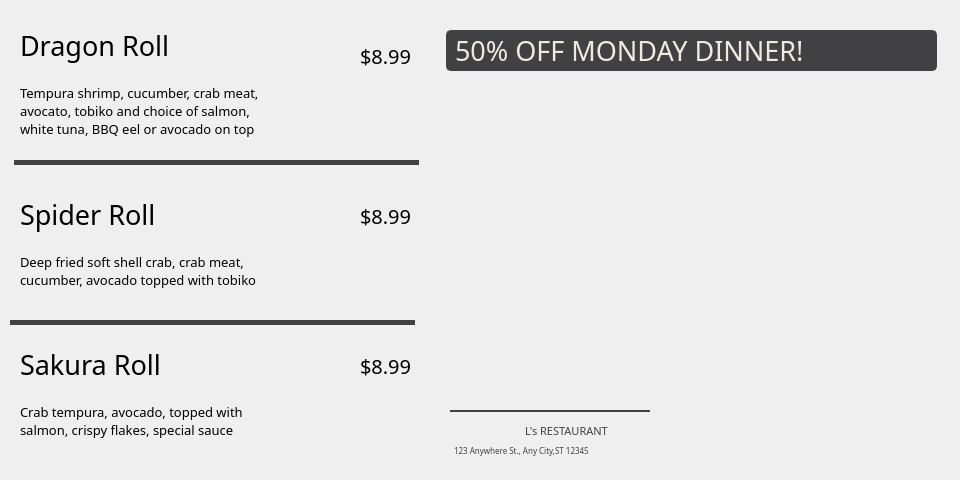
     <widget class="QWidget" name="More">
      <widget class="QFrame" name="frame_58">
       <property name="geometry">
        <rect>
         <x>0</x>
         <y>0</y>
         <width>951</width>
         <height>471</height>
        </rect>
       </property>
       <property name="styleSheet">
        <string notr="true">border-radius: 5px;</string>
       </property>
       <property name="frameShape">
        <enum>QFrame::StyledPanel</enum>
       </property>
       <property name="frameShadow">
        <enum>QFrame::Raised</enum>
       </property>
       <widget class="QFrame" name="frame_105">
        <property name="geometry">
         <rect>
          <x>10</x>
          <y>20</y>
          <width>411</width>
          <height>131</height>
         </rect>
        </property>
        <property name="styleSheet">
         <string notr="true">QPushButton{
background-color: transparent;
border-radius: 5px;

}
QPushButton:hover {
border: 3px solid rgb(59, 112, 112);
border-radius: 5px;
}
QPushButton:pressed {	
background-color: transparent;
border-radius: 5px;
border: 3px solid rgb(59, 112, 112);
}</string>
        </property>
        <property name="frameShape">
         <enum>QFrame::StyledPanel</enum>
        </property>
        <property name="frameShadow">
         <enum>QFrame::Raised</enum>
        </property>
        <widget class="QLabel" name="label_183">
         <property name="geometry">
          <rect>
           <x>350</x>
           <y>10</y>
           <width>51</width>
           <height>51</height>
          </rect>
         </property>
         <property name="font">
          <font>
           <family>Rockwell Nova Cond Light</family>
           <pointsize>15</pointsize>
          </font>
         </property>
         <property name="text">
          <string>$8.99</string>
         </property>
        </widget>
        <widget class="QLabel" name="label_184">
         <property name="geometry">
          <rect>
           <x>10</x>
           <y>0</y>
           <width>321</width>
           <height>51</height>
          </rect>
         </property>
         <property name="font">
          <font>
           <family>Rockwell Nova</family>
           <pointsize>20</pointsize>
          </font>
         </property>
         <property name="text">
          <string>Dragon Roll</string>
         </property>
        </widget>
        <widget class="QLabel" name="label_185">
         <property name="geometry">
          <rect>
           <x>10</x>
           <y>50</y>
           <width>391</width>
           <height>81</height>
          </rect>
         </property>
         <property name="font">
          <font>
           <family>Rockwell Nova</family>
           <pointsize>10</pointsize>
          </font>
         </property>
         <property name="text">
          <string>Tempura shrimp, cucumber, crab meat, 
avocato, tobiko and choice of salmon, 
white tuna, BBQ eel or avocado on top</string>
         </property>
        </widget>
        <widget class="QPushButton" name="pushButton_79">
         <property name="geometry">
          <rect>
           <x>0</x>
           <y>0</y>
           <width>411</width>
           <height>131</height>
          </rect>
         </property>
         <property name="styleSheet">
          <string notr="true">QPushButton{
background-color: transparent;
border-radius: 5px;
}
QPushButton:hover {
border: 3px solid rgb(59, 112, 112);
border-radius: 5px;
}
QPushButton:pressed {	
background-color: transparent;
border-radius: 5px;
border: 3px solid rgb(59, 112, 112);
}</string>
         </property>
         <property name="text">
          <string/>
         </property>
        </widget>
       </widget>
       <widget class="QFrame" name="frame_107">
        <property name="geometry">
         <rect>
          <x>440</x>
          <y>80</y>
          <width>501</width>
          <height>381</height>
         </rect>
        </property>
        <property name="styleSheet">
         <string notr="true">border-radius: 5px;
border: 2px solid rpg(0,0,0);</string>
        </property>
        <property name="frameShape">
         <enum>QFrame::StyledPanel</enum>
        </property>
        <property name="frameShadow">
         <enum>QFrame::Raised</enum>
        </property>
        <widget class="QLabel" name="label_189">
         <property name="geometry">
          <rect>
           <x>10</x>
           <y>360</y>
           <width>201</width>
           <height>21</height>
          </rect>
         </property>
         <property name="font">
          <font>
           <family>Rockwell Nova</family>
           <pointsize>6</pointsize>
          </font>
         </property>
         <property name="styleSheet">
          <string notr="true">color: rgb(65, 64, 66);
background-color:transparent;
border: 2px solid transparent;</string>
         </property>
         <property name="text">
          <string>123 Anywhere St., Any City,ST 12345</string>
         </property>
        </widget>
        <widget class="QLabel" name="label_190">
         <property name="geometry">
          <rect>
           <x>2</x>
           <y>4</y>
           <width>221</width>
           <height>321</height>
          </rect>
         </property>
         <property name="styleSheet">
          <string notr="true">image: url(:/side dishes/images/side dishes/sushi.png);
border-color: transparent;
</string>
         </property>
         <property name="text">
          <string/>
         </property>
        </widget>
        <widget class="QLabel" name="label_191">
         <property name="geometry">
          <rect>
           <x>80</x>
           <y>340</y>
           <width>131</width>
           <height>21</height>
          </rect>
         </property>
         <property name="font">
          <font>
           <family>Rockwell Nova</family>
           <pointsize>8</pointsize>
          </font>
         </property>
         <property name="styleSheet">
          <string notr="true">color: rgb(65, 64, 66);
background-color:transparent;
border: 2px solid transparent;</string>
         </property>
         <property name="text">
          <string>L's RESTAURANT</string>
         </property>
        </widget>
        <widget class="QLabel" name="label_192">
         <property name="geometry">
          <rect>
           <x>217</x>
           <y>2</y>
           <width>281</width>
           <height>161</height>
          </rect>
         </property>
         <property name="styleSheet">
          <string notr="true">image:url(:/side dishes/images/side dishes/Shrimp.png);
border-color: transparent;</string>
         </property>
         <property name="text">
          <string/>
         </property>
        </widget>
        <widget class="QLabel" name="label_193">
         <property name="geometry">
          <rect>
           <x>218</x>
           <y>157</y>
           <width>281</width>
           <height>191</height>
          </rect>
         </property>
         <property name="styleSheet">
          <string notr="true">image:url(:/side dishes/images/side dishes/rices.png);
border-color: transparent;</string>
         </property>
         <property name="text">
          <string/>
         </property>
        </widget>
        <widget class="QFrame" name="frame_108">
         <property name="geometry">
          <rect>
           <x>10</x>
           <y>330</y>
           <width>200</width>
           <height>2</height>
          </rect>
         </property>
         <property name="styleSheet">
          <string notr="true">background-color: rgb(65, 64, 66);</string>
         </property>
         <property name="frameShape">
          <enum>QFrame::StyledPanel</enum>
         </property>
         <property name="frameShadow">
          <enum>QFrame::Raised</enum>
         </property>
        </widget>
       </widget>
       <widget class="QFrame" name="frame_109">
        <property name="geometry">
         <rect>
          <x>14</x>
          <y>160</y>
          <width>405</width>
          <height>5</height>
         </rect>
        </property>
        <property name="styleSheet">
         <string notr="true">background-color: rgb(65, 64, 66);</string>
        </property>
        <property name="frameShape">
         <enum>QFrame::StyledPanel</enum>
        </property>
        <property name="frameShadow">
         <enum>QFrame::Raised</enum>
        </property>
       </widget>
       <widget class="QLabel" name="label_194">
        <property name="geometry">
         <rect>
          <x>446</x>
          <y>30</y>
          <width>491</width>
          <height>41</height>
         </rect>
        </property>
        <property name="font">
         <font>
          <family>Rockwell Nova</family>
          <pointsize>20</pointsize>
         </font>
        </property>
        <property name="styleSheet">
         <string notr="true">border: 2px solid rgb(65, 64, 66);	
background-color: rgb(65, 64, 66);
color: rgb(240, 235, 225);</string>
        </property>
        <property name="text">
         <string>50% OFF MONDAY DINNER!</string>
        </property>
       </widget>
       <widget class="QFrame" name="frame_106">
        <property name="geometry">
         <rect>
          <x>10</x>
          <y>180</y>
          <width>411</width>
          <height>131</height>
         </rect>
        </property>
        <property name="styleSheet">
         <string notr="true">QPushButton{
background-color: transparent;
border-radius: 5px;

}
QPushButton:hover {
border: 3px solid rgb(59, 112, 112);
border-radius: 5px;
}
QPushButton:pressed {	
background-color: transparent;
border-radius: 5px;
border: 3px solid rgb(59, 112, 112);
}</string>
        </property>
        <property name="frameShape">
         <enum>QFrame::StyledPanel</enum>
        </property>
        <property name="frameShadow">
         <enum>QFrame::Raised</enum>
        </property>
        <widget class="QLabel" name="label_186">
         <property name="geometry">
          <rect>
           <x>350</x>
           <y>10</y>
           <width>51</width>
           <height>51</height>
          </rect>
         </property>
         <property name="font">
          <font>
           <family>Rockwell Nova Cond Light</family>
           <pointsize>15</pointsize>
          </font>
         </property>
         <property name="text">
          <string>$8.99</string>
         </property>
        </widget>
        <widget class="QLabel" name="label_187">
         <property name="geometry">
          <rect>
           <x>10</x>
           <y>14</y>
           <width>321</width>
           <height>41</height>
          </rect>
         </property>
         <property name="font">
          <font>
           <family>Rockwell Nova</family>
           <pointsize>20</pointsize>
          </font>
         </property>
         <property name="text">
          <string>Spider Roll</string>
         </property>
        </widget>
        <widget class="QLabel" name="label_188">
         <property name="geometry">
          <rect>
           <x>10</x>
           <y>50</y>
           <width>391</width>
           <height>81</height>
          </rect>
         </property>
         <property name="font">
          <font>
           <family>Rockwell Nova</family>
           <pointsize>10</pointsize>
          </font>
         </property>
         <property name="text">
          <string>Deep fried soft shell crab, crab meat,
cucumber, avocado topped with tobiko</string>
         </property>
        </widget>
        <widget class="QPushButton" name="pushButton_80">
         <property name="geometry">
          <rect>
           <x>0</x>
           <y>0</y>
           <width>411</width>
           <height>131</height>
          </rect>
         </property>
         <property name="styleSheet">
          <string notr="true">QPushButton{
background-color: transparent;
border-radius: 5px;
}
QPushButton:hover {
border: 3px solid rgb(59, 112, 112);
border-radius: 5px;
}
QPushButton:pressed {	
background-color: transparent;
border-radius: 5px;
border: 3px solid rgb(59, 112, 112);
}</string>
         </property>
         <property name="text">
          <string/>
         </property>
        </widget>
       </widget>
       <widget class="QFrame" name="frame_110">
        <property name="geometry">
         <rect>
          <x>10</x>
          <y>320</y>
          <width>405</width>
          <height>5</height>
         </rect>
        </property>
        <property name="styleSheet">
         <string notr="true">background-color: rgb(65, 64, 66);</string>
        </property>
        <property name="frameShape">
         <enum>QFrame::StyledPanel</enum>
        </property>
        <property name="frameShadow">
         <enum>QFrame::Raised</enum>
        </property>
       </widget>
       <widget class="QFrame" name="frame_111">
        <property name="geometry">
         <rect>
          <x>10</x>
          <y>330</y>
          <width>411</width>
          <height>131</height>
         </rect>
        </property>
        <property name="styleSheet">
         <string notr="true">QPushButton{
background-color: transparent;
border-radius: 5px;

}
QPushButton:hover {
border: 3px solid rgb(59, 112, 112);
border-radius: 5px;
}
QPushButton:pressed {	
background-color: transparent;
border-radius: 5px;
border: 3px solid rgb(59, 112, 112);
}</string>
        </property>
        <property name="frameShape">
         <enum>QFrame::StyledPanel</enum>
        </property>
        <property name="frameShadow">
         <enum>QFrame::Raised</enum>
        </property>
        <widget class="QLabel" name="label_195">
         <property name="geometry">
          <rect>
           <x>350</x>
           <y>10</y>
           <width>51</width>
           <height>51</height>
          </rect>
         </property>
         <property name="font">
          <font>
           <family>Rockwell Nova Cond Light</family>
           <pointsize>15</pointsize>
          </font>
         </property>
         <property name="text">
          <string>$8.99</string>
         </property>
        </widget>
        <widget class="QLabel" name="label_196">
         <property name="geometry">
          <rect>
           <x>10</x>
           <y>14</y>
           <width>321</width>
           <height>41</height>
          </rect>
         </property>
         <property name="font">
          <font>
           <family>Rockwell Nova</family>
           <pointsize>20</pointsize>
          </font>
         </property>
         <property name="text">
          <string>Sakura Roll</string>
         </property>
        </widget>
        <widget class="QLabel" name="label_197">
         <property name="geometry">
          <rect>
           <x>10</x>
           <y>50</y>
           <width>391</width>
           <height>81</height>
          </rect>
         </property>
         <property name="font">
          <font>
           <family>Rockwell Nova</family>
           <pointsize>10</pointsize>
          </font>
         </property>
         <property name="text">
          <string>Crab tempura, avocado, topped with
salmon, crispy flakes, special sauce</string>
         </property>
        </widget>
        <widget class="QPushButton" name="pushButton_81">
         <property name="geometry">
          <rect>
           <x>0</x>
           <y>10</y>
           <width>411</width>
           <height>121</height>
          </rect>
         </property>
         <property name="styleSheet">
          <string notr="true">QPushButton{
background-color: transparent;
border-radius: 5px;
}
QPushButton:hover {
border: 3px solid rgb(59, 112, 112);
border-radius: 5px;
}
QPushButton:pressed {	
background-color: transparent;
border-radius: 5px;
border: 3px solid rgb(59, 112, 112);
}</string>
         </property>
         <property name="text">
          <string/>
         </property>
        </widget>
       </widget>
      </widget>
     </widget>
